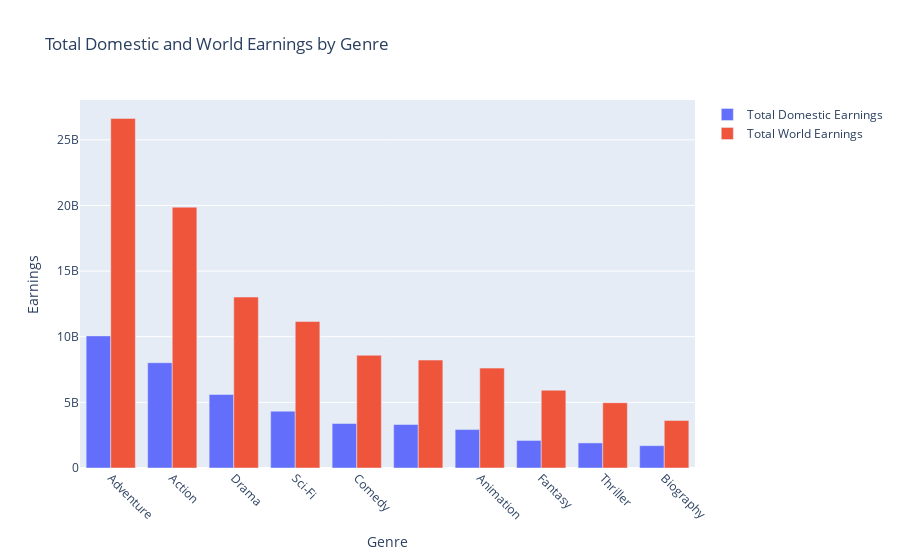

The code cell stored with this chart in its notebook:
### Code cell
#I combined two plots on one to visually represent the difference between domestic and worldwide earnings

fig3 = go.Figure()

fig3.add_trace(go.Bar( x=fig1.data[0].x, y=fig1.data[0].y, name='Total Domestic Earnings'))

fig3.add_trace(go.Bar(x=fig2.data[0].x,y=fig2.data[0].y, name='Total World Earnings'))

fig3.update_layout(title="Total Domestic and World Earnings by Genre", xaxis=dict(title="Genre"), yaxis=dict(title="Earnings"), barmode='group', xaxis_tickangle=45)

fig3.show()

### Figure 1 — Plotly figure (JSON) as saved in the notebook; plotly's stock layout.template omitted (floating-point values rounded to 4 significant figures)
{"data": [{"name": "Total Domestic Earnings", "type": "bar", "x": ["Adventure", "Action", "Drama", "Sci-Fi", "Comedy", "", "Animation", "Fantasy", "Thriller", "Biography"], "y": [10062990463, 8017718139, 5597022138, 4330953978, 3389144815, 3313099949, 2927485608, 2098797839, 1909753473, 1701972961]}, {"name": "Total World Earnings", "type": "bar", "x": ["Adventure", "Action", "Drama", "Sci-Fi", "Comedy", "", "Animation", "Fantasy", "Thriller", "Biography"], "y": [26629828483, 19867495814, 13019043435, 11157452892, 8585548500, 8221327870, 7608724370, 5923915415, 4971837942, 3621330509]}], "layout": {"autosize": true, "barmode": "group", "title": {"text": "Total Domestic and World Earnings by Genre"}, "xaxis": {"autorange": true, "range": [-0.5, 9.5], "tickangle": 45, "title": {"text": "Genre"}, "type": "category"}, "yaxis": {"autorange": true, "range": [0, 28030000000.0], "title": {"text": "Earnings"}, "type": "linear"}}}
